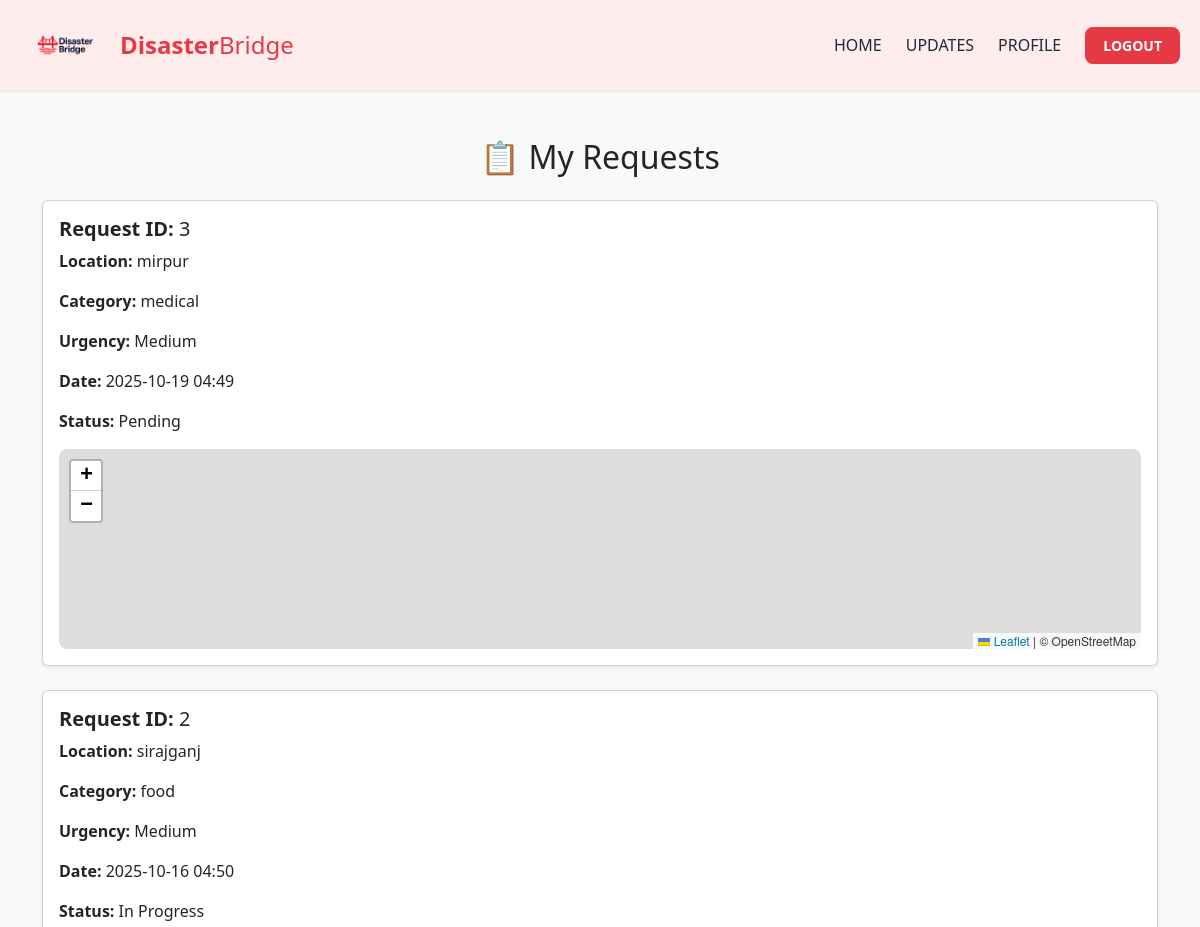
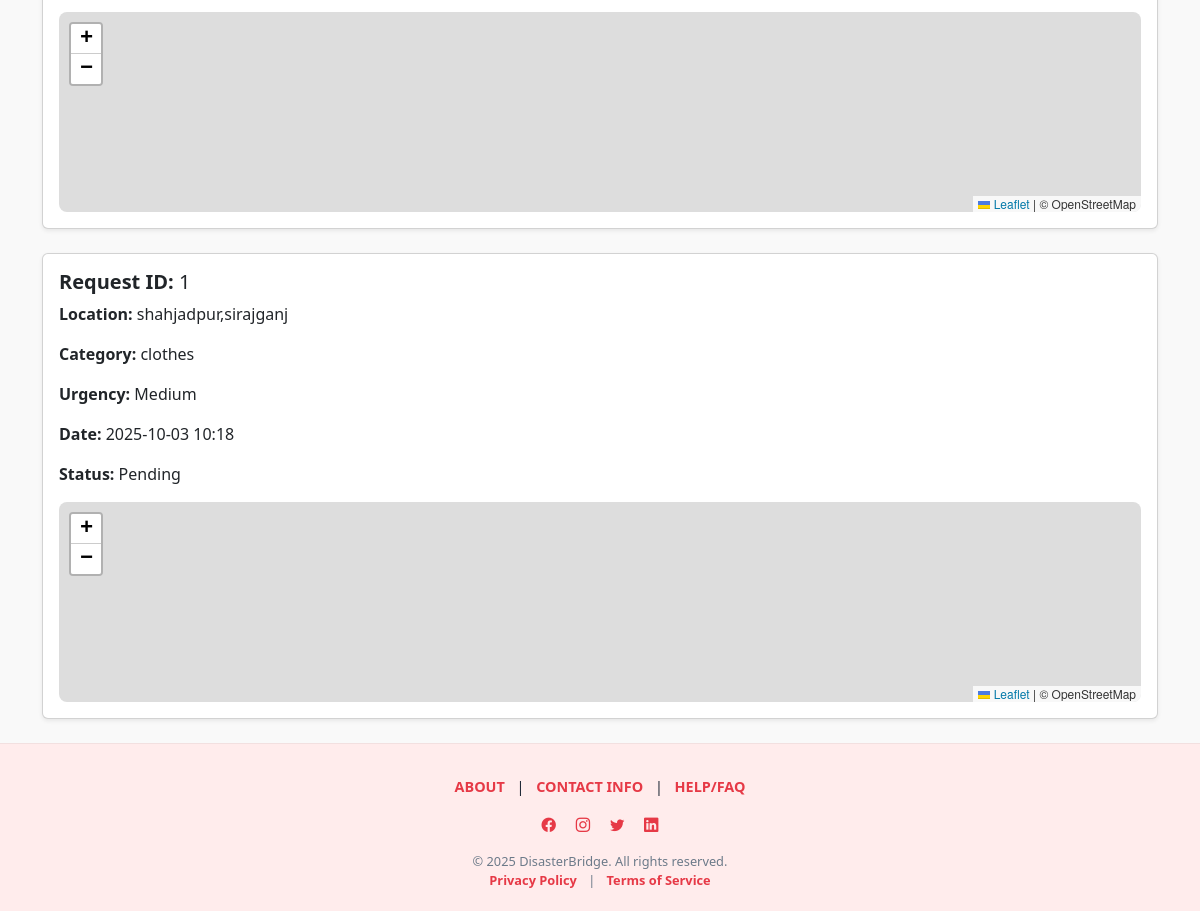
/my-requests/ (signed in), run on the app's committed database (2 pictures, top to bottom).
### core/models.py (models this page shows, shortened)
class AidRequest(models.Model):
    URGENCY_CHOICES = [
        ("low", "Low"),
        ("medium", "Medium"),
        ("high", "High"),
    ]
    CATEGORY_CHOICES = [
        ("food", "Food"),
        ("shelter", "Shelter"),
        ("medical", "Medical"),
        ("clothes", "Clothes"),
        ("other", "Other"),
    ]
    request_id = models.AutoField(primary_key=True)
    user = models.ForeignKey(settings.AUTH_USER_MODEL, on_delete=models.CASCADE)
    location = models.CharField(max_length=255)
    latitude = models.FloatField(null=True, blank=True)
    longitude = models.FloatField(null=True, blank=True)
    category = models.CharField(max_length=50, choices=CATEGORY_CHOICES)
    urgency = models.CharField(
        max_length=20,
        choices=[('Low', 'Low'), ('Medium', 'Medium'), ('High', 'High')],
        default='Medium'
    )
    voice_message = models.FileField(upload_to="aid/voice/", null=True, blank=True)
    photo = models.ImageField(upload_to="aid/photos/", null=True, blank=True)
    notes = models.TextField(blank=True, null=True)
    assigned_volunteer = models.ForeignKey(
        settings.AUTH_USER_MODEL,
        on_delete=models.SET_NULL,
        null=True,
        blank=True,
        limit_choices_to={'role': 'volunteer'},
        related_name='assigned_requests'
    )
    created_at = models.DateTimeField(auto_now_add=True)
    status = models.CharField(max_length=20, default="Pending")

### core/views.py (the view)
# urls.py: path("my-requests/", views.my_requests, name="my_requests"),
@login_required
def my_requests(request):
    requests = AidRequest.objects.filter(user=request.user).order_by('-created_at')
    return render(request, "core/my_requests.html", {"requests": requests})

### core/templates/core/my_requests.html (shortened to what this page needs)
{% extends 'core/base.html' %}
{% load static %}
{% block content %}
<!DOCTYPE html>
<html lang="en">
<head>
    <link href="https://cdn.jsdelivr.net/npm/bootstrap@5.3.0/dist/css/bootstrap.min.css" rel="stylesheet">
    <link rel="stylesheet" href="https://unpkg.com/leaflet@1.9.4/dist/leaflet.css" />
</head>
<body style="background-color:#f9f9f9;">
    <div class="container mt-5">
        <h2 class="mb-4 text-center">📋 My Requests</h2>
        {% if requests %}
            {% for req in requests %}
                <div class="card mb-4 shadow-sm">
                    <div class="card-body">
                        <h5><strong>Request ID:</strong> {{ req.pk }}</h5>
                        <p><strong>Location:</strong> {{ req.location }}</p>
                        <p><strong>Category:</strong> {{ req.category }}</p>
                        <p><strong>Urgency:</strong> {{ req.urgency }}</p>
                        <p><strong>Date:</strong> {{ req.created_at|date:"Y-m-d H:i" }}</p>
                        <p><strong>Status:</strong> {{ req.status }}</p>
                        <div id="map_{{ req.pk }}" style="height:200px; border-radius:8px;"></div>
                    </div>
                </div>
            {% endfor %}
        {% else %}
            <div class="alert alert-info text-center">No requests found.</div>
        {% endif %}
    </div>
</body>
</html>
{% endblock %}

### core/templates/core/base.html (style rules this page uses)
:root { --db-accent-red: #e63946; --db-darker-red: #c0313d; --db-brighter-red-hover: #ff4d4d; --db-page-bg: #ffecec; --db-card-bg: white; --db-text-dark: #1f2937; --db-text-medium: #6c7a89; --db-box-shadow: 0 4px 10px rgba(0, 0, 0, 0.05); --db-border-radius: 8px; }
body { margin: 0; font-family: 'Inter', Arial, sans-serif; background: var(--db-page-bg); color: var(--db-text-dark); line-height: 1.6; min-height: 100vh; display: flex; flex-direction: column; }
h1, h2, h3, h4 { color: var(--db-text-dark); }

### data on the page
AidRequest: pk "3", location "mirpur", category "medical", urgency "Medium", created_at "2025-10-19 04:49", status "Pending"
AidRequest: pk "2", location "sirajganj", category "food", urgency "Medium", created_at "2025-10-16 04:50", status "In Progress"
AidRequest: pk "1", location "shahjadpur,sirajganj", category "clothes", urgency "Medium", created_at "2025-10-03 10:18", status "Pending"
